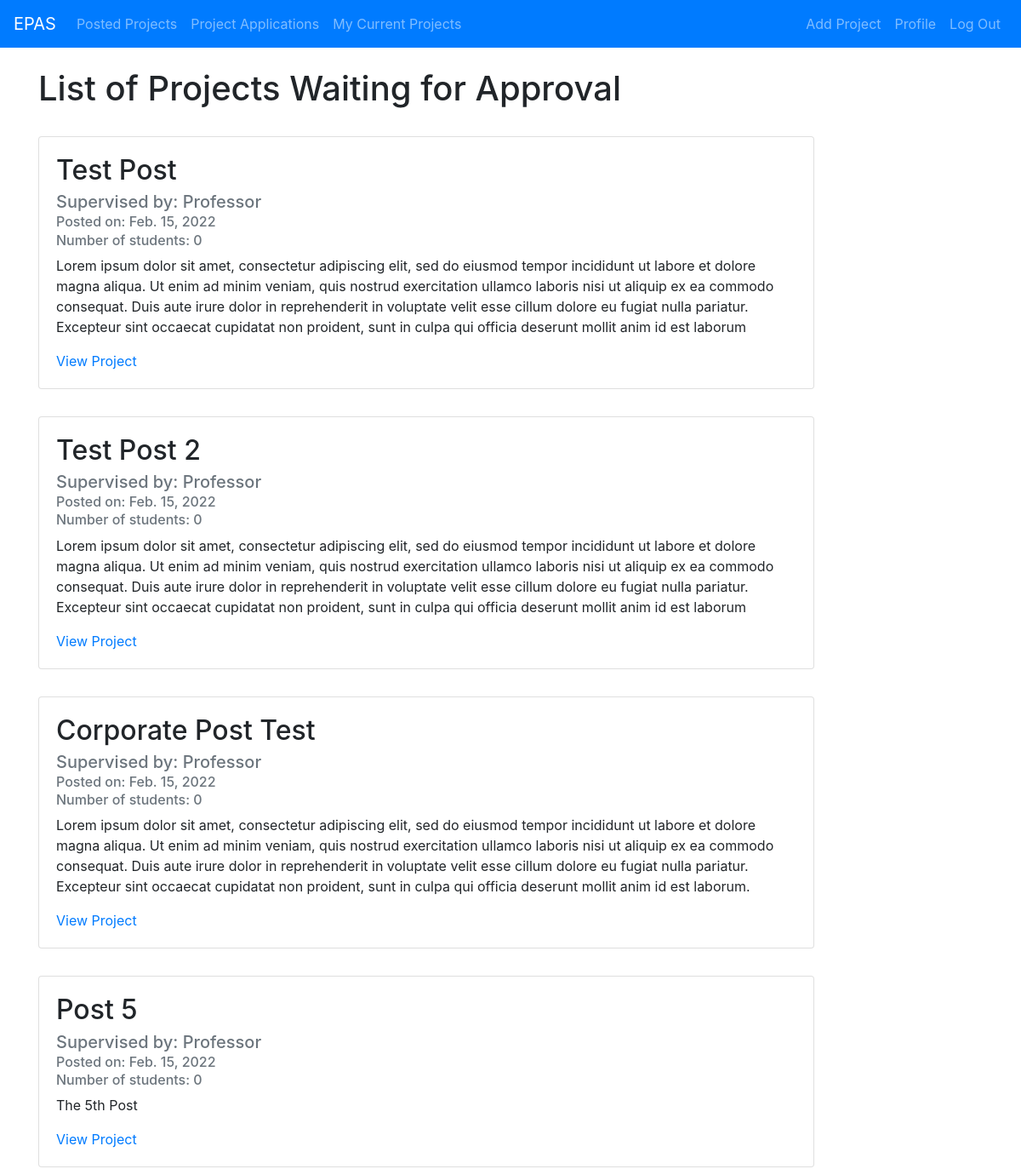
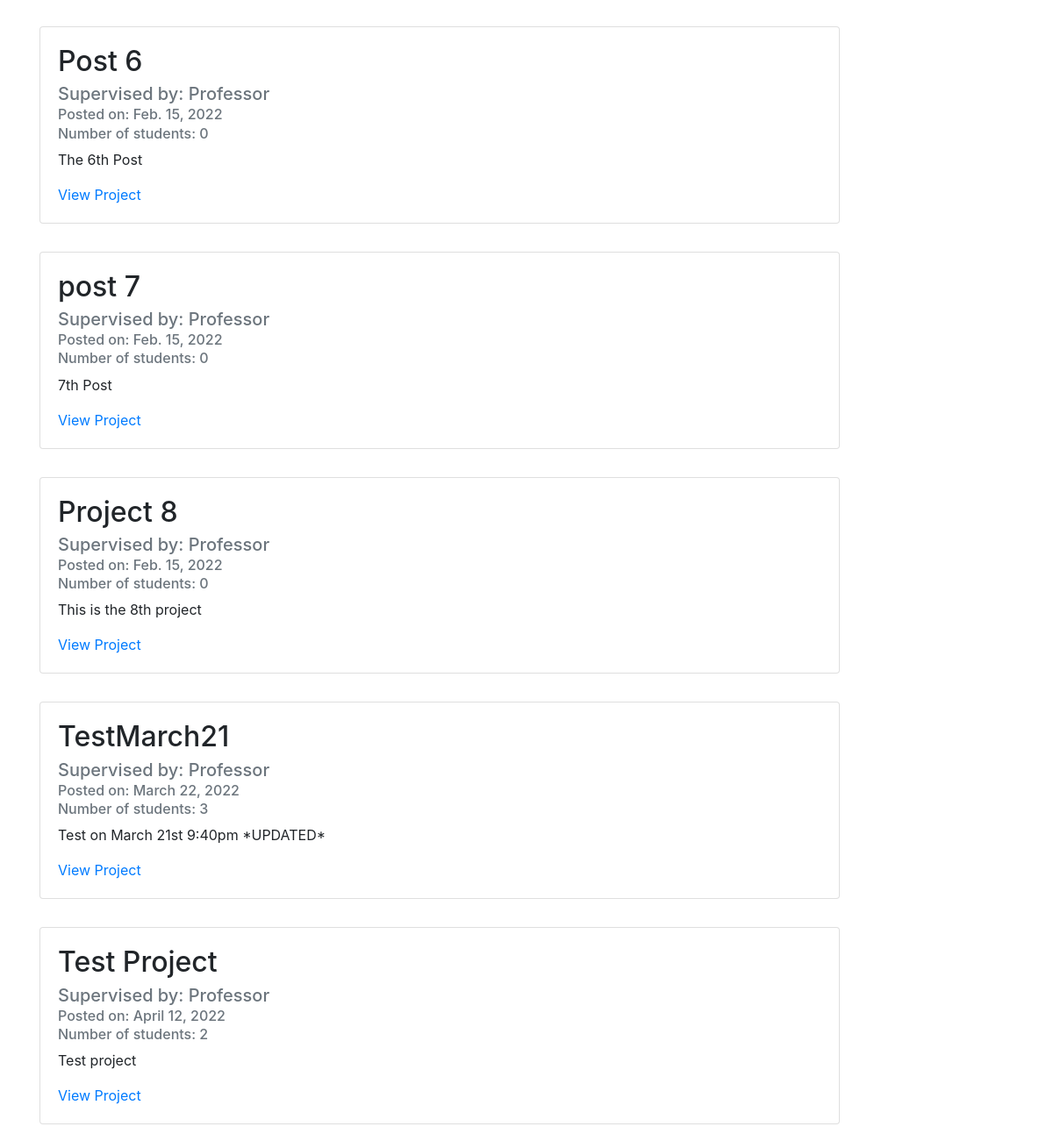
The app's page /approval/ (signed in) with its own data (2 pictures, top to bottom).
### projectListing/models.py (models this page shows, shortened)
class Post(models.Model):
    title = models.CharField(max_length=100, verbose_name='Project name:')
    description = models.TextField(verbose_name='Project description:')
    date_posted = models.DateField(default=timezone.now)
    professor = models.ForeignKey(User, on_delete=models.CASCADE)
    desiredNumStudents = models.IntegerField(verbose_name='Ideal number of students')
    maxNumStudents = models.IntegerField(verbose_name='Max number of students:')
    minTermLength = models.IntegerField(verbose_name='Min number of months:')
    maxTermLength = models.IntegerField(verbose_name='Max number of months:')
    relatedProgram = models.CharField(max_length=100, verbose_name='Program:')
    course = models.CharField(max_length=100, default="null", verbose_name='Course:')
    active = models.BooleanField(default=False, verbose_name='Active')
    isApproved = models.BooleanField(default=False, verbose_name='Approve?')

### projectListing/views.py (the view)
# urls.py: path('approval/', views.homeDirector, name='projectListing-homeDirector'),
def homeDirector(request):
    context = {
        'postedProject': Post.objects.all()
    }
    return render(request, 'projectListing/home_director.html', context)

### projectListing/templates/projectListing/home_director.html (shortened to what this page needs)
{% extends "projectListing/base.html" %}
{% block content %}
<br>
    <h1>List of Projects Waiting for Approval</h1>    <br>
    <div class="card-deck">
            {% for post in postedProject %}
                {% if post.isApproved is False %}
                <div class="card" style="min-width: 80%; max-width: 80%; margin-bottom: 2rem;">
                    <div class="card-body">
                        <h2 class="card-title">{{ post.title }}</h2>
                        <h5 class="card-subtitle mb-2 text-muted">Supervised by: Professor {{ post.professor.last_name }}</h3>
                        <h6 class="card-subtitle mb-2 text-muted">Posted on: {{ post.date_posted }}</h3>
                        <h6 class="card-subtitle mb-2 text-muted">Number of students: {{ post.desiredNumStudents}}</h3>
                        <p class="card-text">{{ post.description }}</p>
                        <a href="{% url 'post-detail' post.id %}" class="card-link">View Project</a>
                    </div>
                </div>
                {% endif %}
            {% endfor %}
{% endblock content %}

### records on screen
Post: title "Test Post", date_posted "Feb. 15, 2022", desiredNumStudents "0", description "Lorem ipsum dolor sit amet, consectetur adipiscing elit, sed do eiusmod tempor incididunt ut labore et dolore magna aliqua. Ut enim ad minim veniam, quis nostrud exercitation ullamco laboris nisi ut aliquip ex ea commodo consequat. Duis aute irure dolor in reprehenderit in voluptate velit esse cillum dolore eu fugiat nulla pariatur. Excepteur sint occaecat cupidatat non proident, sunt in culpa qui officia deserunt mollit anim id est laborum"
Post: title "Test Post 2", date_posted "Feb. 15, 2022", desiredNumStudents "0", description "Lorem ipsum dolor sit amet, consectetur adipiscing elit, sed do eiusmod tempor incididunt ut labore et dolore magna aliqua. Ut enim ad minim veniam, quis nostrud exercitation ullamco laboris nisi ut aliquip ex ea commodo consequat. Duis aute irure dolor in reprehenderit in voluptate velit esse cillum dolore eu fugiat nulla pariatur. Excepteur sint occaecat cupidatat non proident, sunt in culpa qui officia deserunt mollit anim id est laborum"
Post: title "Corporate Post Test", date_posted "Feb. 15, 2022", desiredNumStudents "0", description "Lorem ipsum dolor sit amet, consectetur adipiscing elit, sed do eiusmod tempor incididunt ut labore et dolore magna aliqua. Ut enim ad minim veniam, quis nostrud exercitation ullamco laboris nisi ut aliquip ex ea commodo consequat. Duis aute irure dolor in reprehenderit in voluptate velit esse cillum dolore eu fugiat nulla pariatur. Excepteur sint occaecat cupidatat non proident, sunt in culpa qui officia deserunt mollit anim id est laborum."
Post: title "Post 5", date_posted "Feb. 15, 2022", desiredNumStudents "0", description "The 5th Post"
Post: title "Post 6", date_posted "Feb. 15, 2022", desiredNumStudents "0", description "The 6th Post"
Post: title "post 7", date_posted "Feb. 15, 2022", desiredNumStudents "0", description "7th Post"
Post: title "Project 8", date_posted "Feb. 15, 2022", desiredNumStudents "0", description "This is the 8th project"
Post: title "TestMarch21", date_posted "March 22, 2022", desiredNumStudents "3", description "Test on March 21st 9:40pm *UPDATED*"
Post: title "Test Project", date_posted "April 12, 2022", desiredNumStudents "2", description "Test project"
